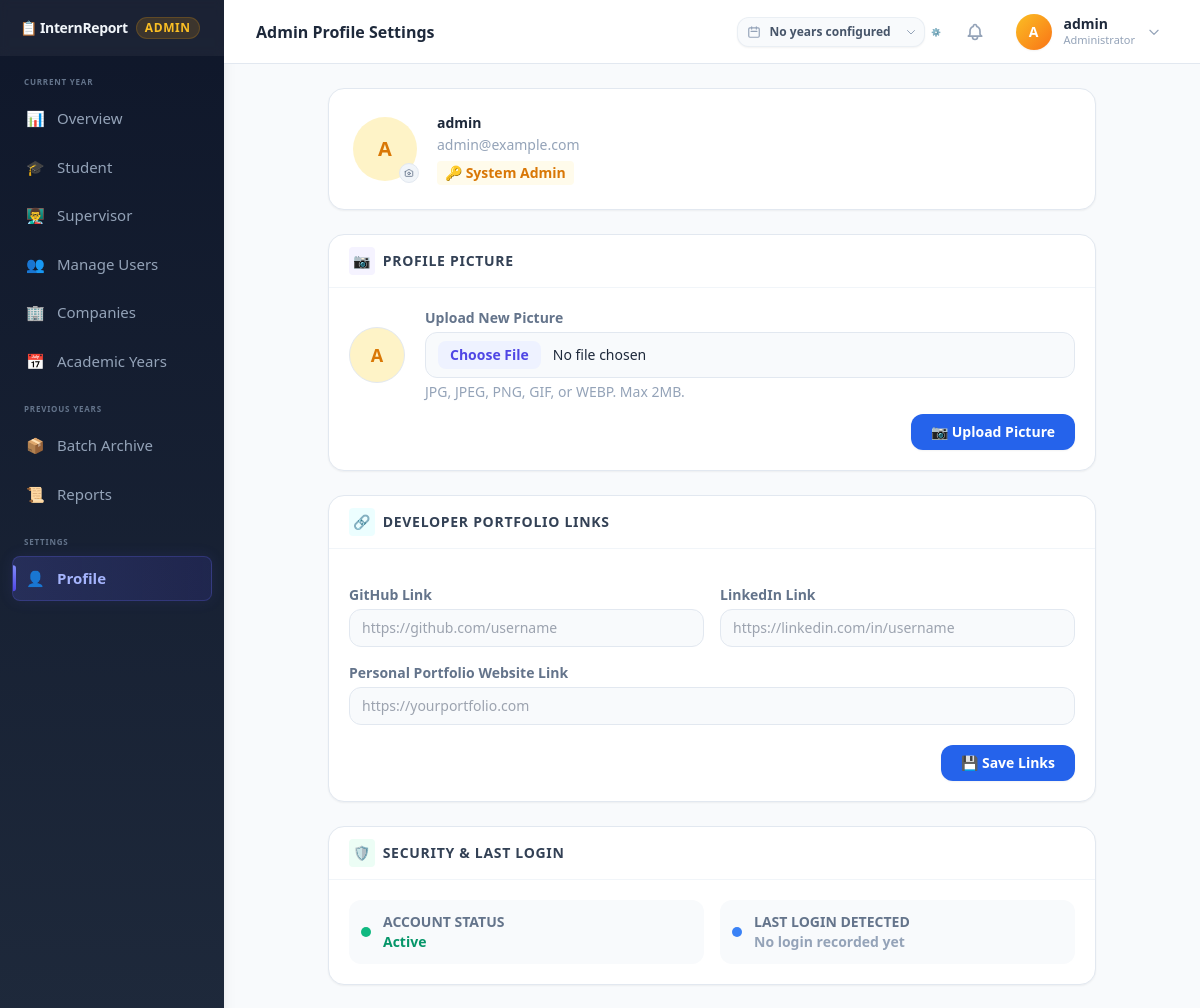
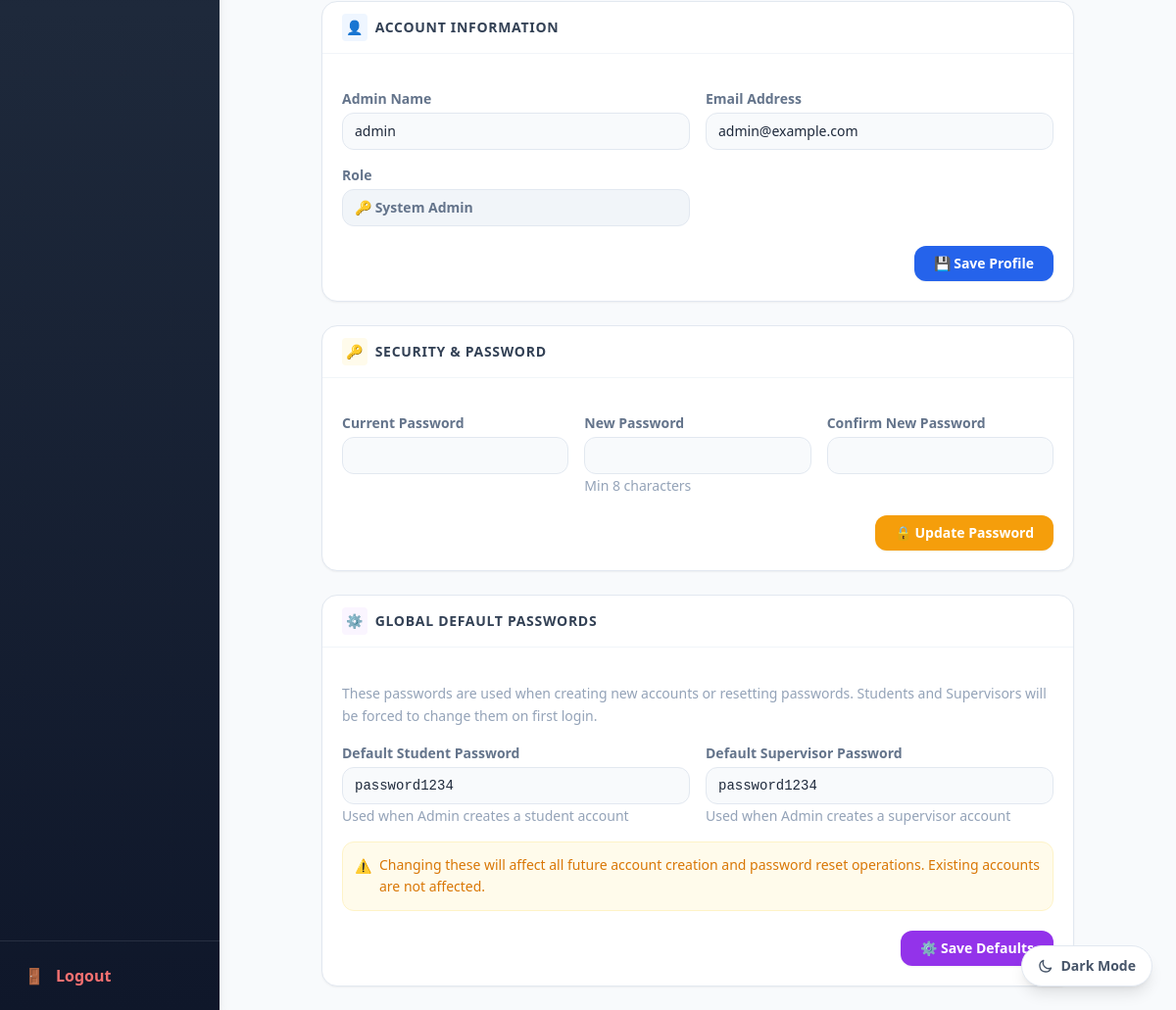
The page /admin/admin-profile.php (signed in) on the database its author committed (2 pictures, top to bottom).
### tables this page shows
CREATE TABLE IF NOT EXISTS users (
    id INT AUTO_INCREMENT PRIMARY KEY,
    username VARCHAR(100) NOT NULL,
    email VARCHAR(100) NOT NULL UNIQUE,
    password VARCHAR(255) NOT NULL,
    role ENUM('admin', 'student', 'supervisor', 'instructor') NOT NULL DEFAULT 'student',
    is_first_login TINYINT(1) NOT NULL DEFAULT 1,
    academic_year VARCHAR(15) DEFAULT NULL,
    academic_year_id INT DEFAULT NULL,
    status ENUM('Active', 'Archived') NOT NULL DEFAULT 'Active',
    profile_pic VARCHAR(255) DEFAULT NULL,
    github_link VARCHAR(255) DEFAULT NULL,
    linkedin_link VARCHAR(255) DEFAULT NULL,
    portfolio_link VARCHAR(255) DEFAULT NULL,
    last_login_at DATETIME DEFAULT NULL,
    is_warned TINYINT(1) DEFAULT 0,
    created_at TIMESTAMP DEFAULT CURRENT_TIMESTAMP,
    UNIQUE KEY unique_username_year (username, academic_year),
    CONSTRAINT fk_users_academic_year FOREIGN KEY (academic_year_id) REFERENCES academic_years(id) ON DELETE SET NULL ON UPDATE CASCADE
);

### admin/admin-profile.php (the view, shortened to what the rows shown need)
<?php
require_once __DIR__ . '/../config/database.php';
$admin_id   = $_SESSION['user_id'];
$profile_pic   = '';
try {
    $admin = $pdo->prepare("SELECT id, username, email, role, profile_pic, github_link, linkedin_link, portfolio_link, last_login_at FROM users WHERE id = ?");
    $admin->execute([$admin_id]);
    $admin = $admin->fetch();
    $profile_pic   = $admin['profile_pic'] ?? '';
} catch (PDOException $e) {
    $admin = $pdo->prepare("SELECT id, username, email, role FROM users WHERE id = ?");
    $admin->execute([$admin_id]);
    $admin = $admin->fetch();
}
?>
<!DOCTYPE html>
<html lang="en">
<head>
    <script src="https://cdn.tailwindcss.com"></script>
</head>
<body class="bg-slate-50 dark:bg-slate-900 font-sans antialiased">
<div class="flex h-screen overflow-hidden">
    <div class="flex-1 flex flex-col overflow-hidden">
        <?php $pageTitle = 'Admin Profile Settings'; require_once __DIR__ . '/../includes/topbar.php'; ?>
        <main class="flex-1 overflow-y-auto p-6">
            <div class="max-w-3xl mx-auto space-y-6">
                <div class="bg-white rounded-2xl border border-slate-200 shadow-sm p-6 flex items-center gap-5">
                    <div class="relative w-16 h-16 shrink-0">
                    <?php if ($profile_pic): ?>
                        <img src="../uploads/avatars/<?= htmlspecialchars($profile_pic) ?>?v=<?= time() ?>" alt="Avatar" class="w-16 h-16 rounded-full object-cover">
                    <?php else: ?>
                        <div class="w-16 h-16 rounded-full bg-amber-100 text-amber-600 flex items-center justify-center text-xl font-bold">
                            <?= strtoupper($admin['username'][0]) ?>
                        </div>
                    <?php endif; ?>
                    <div class="absolute -bottom-0.5 -right-0.5 w-5 h-5 bg-slate-100 rounded-full flex items-center justify-center border border-slate-200" title="Change avatar">
                        </div>
                    </div>
                    <div>
                        <h2 class="text-sm font-black text-slate-800"><?= htmlspecialchars($admin['username']) ?></h2>
                        <p class="text-sm text-slate-400 mt-0.5"><?= htmlspecialchars($admin['email']) ?></p>
                        <span class="text-sm font-bold text-amber-600 bg-amber-50 px-2 py-0.5 rounded mt-1.5 inline-block">🔑 System Admin</span>
                    </div>
                </div>
                <div class="bg-white rounded-2xl border border-slate-200 shadow-sm overflow-hidden">
                    <form method="POST" class="p-5 space-y-4">
                        <div class="grid grid-cols-1 sm:grid-cols-2 gap-4">
                            <div>
                                <label class="block text-sm font-bold text-slate-500 mb-1">Admin Name</label>
                                <input type="text" name="new_name" value="<?= htmlspecialchars($admin['username']) ?>" required class="w-full bg-slate-50 border border-slate-200 rounded-xl px-3 py-2 text-sm text-slate-800 focus:outline-none focus:border-blue-500 transition">
                            </div>
                            <div>
                                <label class="block text-sm font-bold text-slate-500 mb-1">Email Address</label>
                                <input type="email" name="new_email" value="<?= htmlspecialchars($admin['email']) ?>" required class="w-full bg-slate-50 border border-slate-200 rounded-xl px-3 py-2 text-sm text-slate-800 focus:outline-none focus:border-blue-500 transition">
                            </div>
                        </div>
                    </form>
                </div>
            </div>
        </main>
    </div>
</div>
</body>
</html>

### rows shown on the page
users: username "A", username "admin", email "admin@example.com", new_name "admin", new_email "admin@example.com"

### other values the page prints
$item['icon'] "📊"
$item['label'] "Overview"
$item['icon'] "🎓"
$item['label'] "Student"
$item['icon'] "👨‍🏫"
$item['label'] "Supervisor"
$item['icon'] "👥"
$item['label'] "Manage Users"
$item['icon'] "🏢"
$item['label'] "Companies"
$item['icon'] "📅"
$item['label'] "Academic Years"
$item['icon'] "📦"
$item['label'] "Batch Archive"
$item['icon'] "📜"
